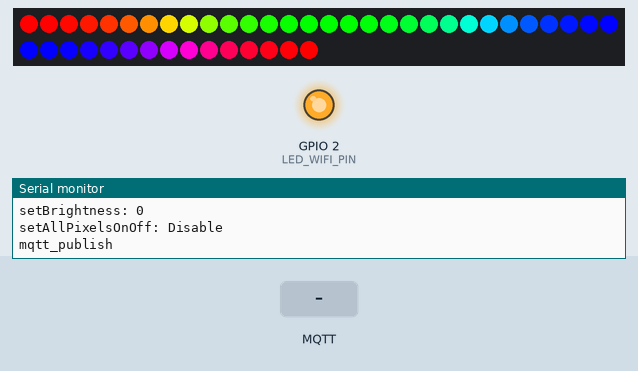
The sketch below on a simulated ESP32. Shown: 45 RGB LEDs in strip order, left to right, continuing on the next row, output pins drawn as LEDs (lit = HIGH), the last lines printed to the serial monitor. Inputs (shaded band) come from the test bench. WiFi joins after 1.5 s; servers stay silent unless stated; no MQTT or app messages arrive unless stated.

Above: at 2.6 s.
2.7 s: MQTT message "1" arrives on the first subscribed topic
At 5.2 s:
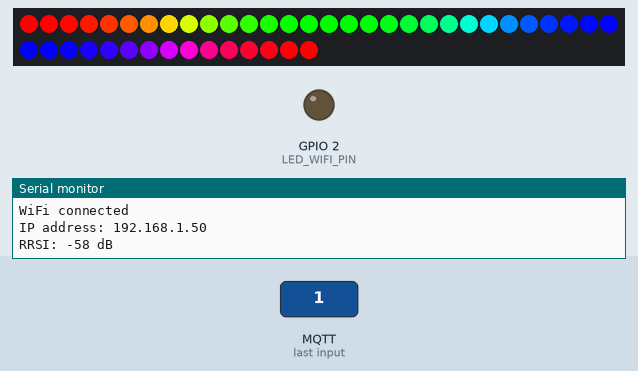
6.2 s: MQTT message "on" arrives on the first subscribed topic
8.7 s: MQTT message "off" arrives on the first subscribed topic
Timing chart, 0 to 11.7 s (numbered marks = the images above; inputs shaded):
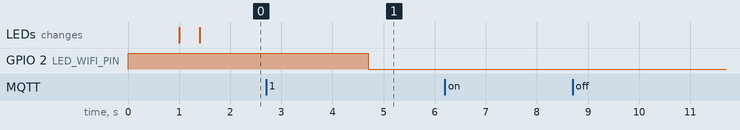

The sketch:

baby_cloud.ino
```cpp
/*
Smart LED Cloud

Bruno Landau Albrecht
brunolalb@gmail.com

Use at your own will and responsibility

ESP32 is connected to:
* LED Strip (4 LEDs WS2812B)

I use MQTT to report and control this module, so remember to update
  the WiFi network name and password, as well as your MQTT Server address
My MQTT Server runs Mosquitto
I also have a NodeRED MQTT Dashboard for fancy reporting and UI
*/

#include <stdio.h>
// https://raw.githubusercontent.com/espressif/arduino-esp32/gh-pages/package_esp32_index.json

// wifi stuff
#include <WiFi.h>
#include <WiFiGeneric.h>
// FreeRTOS - official FreeRTOS lib
#include "freertos/FreeRTOS.h"
#include "freertos/task.h"
#include "freertos/queue.h"
#include "freertos/timers.h"
#include "freertos/event_groups.h"
// mqtt
#include <AsyncMqttClient.h>  // https://github.com/marvinroger/async-mqtt-client v0.9.0
// ota
#include <ESPmDNS.h>            // comes with the ESP32 lib
#include <AsyncElegantOTA.h>    // official lib: AsyncElegantOTA
#include <AsyncTCP.h>           // https://github.com/me-no-dev/AsyncTCP
#include <ESPAsyncWebServer.h>  // https://github.com/me-no-dev/ESPAsyncWebServer
// led strip - WS2812B
#include <Adafruit_NeoPixel.h>

// debug stuff
SemaphoreHandle_t semph_debug;  // controls access to the debug stuff
//#define CLOUD_TEST
#define DEBUG


/* WiFi */
#ifdef CLOUD_TEST
#define WIFI_HOSTNAME "cloud_test"
#else
#define WIFI_HOSTNAME "cloud1"
#endif
const char *WIFI_SSID = "I Believe Wi Can Fi";
const char *WIFI_PASSWORD = "AlBrEcHt";
TimerHandle_t wifiReconnectTimer;

/* OTA Update */
TimerHandle_t otaReconnectTimer;
AsyncWebServer server(80);

/* RGB LED GPIO pins */
#ifdef CLOUD_TEST
#define LED_R_PIN 21
#define LED_R_ON() digitalWrite(LED_R_PIN, LOW)
#define LED_R_OFF() digitalWrite(LED_R_PIN, HIGH)
#define LED_G_PIN 18
#define LED_G_ON() digitalWrite(LED_G_PIN, LOW)
#define LED_G_OFF() digitalWrite(LED_G_PIN, HIGH)
#define LED_B_PIN 19
#define LED_B_ON() digitalWrite(LED_B_PIN, LOW)
#define LED_B_OFF() digitalWrite(LED_B_PIN, HIGH)
#endif
#define LED_WIFI_PIN 2
#define LED_WIFI_ON() digitalWrite(LED_WIFI_PIN, HIGH)
#define LED_WIFI_OFF() digitalWrite(LED_WIFI_PIN, LOW)

/* LED Strip - WS2812B */
#define LED_STRIP_DATA_PIN 13  //D13
#ifdef CLOUD_TEST
#define LED_STRIP_LED_COUNT 10
#else
#define LED_STRIP_LED_COUNT 45
#endif
Adafruit_NeoPixel led_strip = Adafruit_NeoPixel(LED_STRIP_LED_COUNT, LED_STRIP_DATA_PIN, NEO_GRB + NEO_KHZ800);
#define LED_STRIP_INITIAL_BRIGHTNESS 0  // up to LED_STRIP_MAX_BRIGHTNESS
#define LED_STRIP_INITIAL_ONOFF false
#define LED_STRIP_INITIAL_COLOR_R 0
#define LED_STRIP_INITIAL_COLOR_G 0
#define LED_STRIP_INITIAL_COLOR_B 0

#define LED_STRIP_MAX_VALUE 255
#define LED_STRIP_MAX_BRIGHTNESS 255
typedef struct {
  bool enabled;
  byte r;
  byte g;
  byte b;
  byte brightness;
} pixel_t;
pixel_t pixels_target[LED_STRIP_LED_COUNT];
#define LED_STRIP_UPDATE_PERIOD_MS    50
#define LED_STRIP_SMOOTHNESS_RATE     2


/* MQTT */
AsyncMqttClient mqttClient;
TimerHandle_t mqttReconnectTimer;
SemaphoreHandle_t semph_mqtt;
bool mqtt_connected;
// some config
#define MQTT_MY_NAME WIFI_HOSTNAME
#define MQTT_SERVER_IP IPAddress(192, 168, 1, 42)
#define MQTT_SERVER_PORT 1883
#define MQTT_PUBLISH_RETAINED true  // if true, will publish all messages with the retain flag
#define MQTT_PUBLISH_QOS 0          // QOS level for published messages
#define MQTT_SUBSCRIBE_QOS 0        // QOS level for subscribed topics
// topics
#define MQTT_TOPIC_HOME "smarthome/liam/"
#define MQTT_TOPIC_BASE_ADDRESS MQTT_TOPIC_HOME WIFI_HOSTNAME
#define MQTT_TOPIC_LED_R MQTT_TOPIC_BASE_ADDRESS "/led/red"    // 1 or 0
#define MQTT_TOPIC_LED_G MQTT_TOPIC_BASE_ADDRESS "/led/green"  // 1 or 0
#define MQTT_TOPIC_LED_B MQTT_TOPIC_BASE_ADDRESS "/led/blue"   // 1 or 0

// _f or _F means feedback
#define MQTT_TOPIC_DEBUG MQTT_TOPIC_BASE_ADDRESS "/debug"                            // text
#define MQTT_TOPIC_STRIP_ON_OFF MQTT_TOPIC_BASE_ADDRESS "/on_off"                    // 1 or 0
#define MQTT_TOPIC_STRIP_ON_OFF_FEEDBACK MQTT_TOPIC_BASE_ADDRESS "/on_off_feedback"  // 1 or 0
#define MQTT_TOPIC_STRIP_R MQTT_TOPIC_BASE_ADDRESS "/red"                            // 0 - 255
#define MQTT_TOPIC_STRIP_G MQTT_TOPIC_BASE_ADDRESS "/green"                          // 0 - 255
#define MQTT_TOPIC_STRIP_B MQTT_TOPIC_BASE_ADDRESS "/blue"                           // 0 - 255
#define MQTT_TOPIC_STRIP_HEX MQTT_TOPIC_BASE_ADDRESS "/color_hex"                    // RGB, hex, 0-FF
#define MQTT_TOPIC_STRIP_BRIGHTNESS MQTT_TOPIC_BASE_ADDRESS "/brightness"            // 0 - 255
// buffer
char global_buffer[20];


/****************************************
 * Debug
 ****************************************/

#ifdef DEBUG
void debug(char *msg) {
  if (xPortInIsrContext()) {
    Serial.print("ISR!!");
    Serial.println(msg);
    return;
  }

  if (xSemaphoreTake(semph_debug, pdMS_TO_TICKS(100)) == pdTRUE) {
    mqtt_publish(MQTT_TOPIC_DEBUG, msg);
    Serial.println(msg);
    xSemaphoreGive(semph_debug);
  }
}

void debug_nonFreeRTOS(char *msg) {
  Serial.println(msg);
}

void setup_debug() {
  semph_debug = xSemaphoreCreateMutex();
  xSemaphoreGive(semph_debug);
}
#else
void debug(char *msg) {
}
void debug_nonFreeRTOS(char *msg) {
}
void setup_debug() {
}
#endif


/****************************************
 * WiFi
 ****************************************/

void setup_WiFi() {
  char msg[50];
  snprintf(msg, 50, "Connecting to %s", WIFI_SSID);
  debug_nonFreeRTOS(msg);

  // delete old config
  WiFi.disconnect(true);

  pinMode(LED_WIFI_PIN, OUTPUT);
  LED_WIFI_ON();

  delay(1000);

  WiFi.onEvent(WiFiStationStarted, WiFiEvent_t::ARDUINO_EVENT_WIFI_STA_START);
  WiFi.onEvent(WiFiStationConnected, WiFiEvent_t::ARDUINO_EVENT_WIFI_STA_CONNECTED);
  WiFi.onEvent(WiFiGotIP, WiFiEvent_t::ARDUINO_EVENT_WIFI_STA_GOT_IP);
  WiFi.onEvent(WiFiStationDisconnected, WiFiEvent_t::ARDUINO_EVENT_WIFI_STA_DISCONNECTED);

  WiFi.setHostname(WIFI_HOSTNAME);
  WiFi.mode(WIFI_STA);

  // one shot timer
  wifiReconnectTimer = xTimerCreate("wifiTimer", pdMS_TO_TICKS(2000), pdFALSE, (void *)2, reinterpret_cast<TimerCallbackFunction_t>(reconnectToWifi));
}

void reconnectToWifi() {
  debug("Reconnecting to Wifi...");
  WiFi.begin(WIFI_SSID, WIFI_PASSWORD);
}

void WiFiStationStarted(WiFiEvent_t event, WiFiEventInfo_t info) {
  debug("Station Started");
  //WiFi.setHostname(WIFI_HOSTNAME);
}

void WiFiStationConnected(WiFiEvent_t event, WiFiEventInfo_t info) {
  debug("Connected to AP successfully!");
}

void WiFiGotIP(WiFiEvent_t event, WiFiEventInfo_t info) {
  char msg[30];

  LED_WIFI_OFF();

  debug("WiFi connected");
  snprintf(msg, 30, "IP address: %s", WiFi.localIP().toString().c_str());
  debug(msg);
  snprintf(msg, 30, "RRSI: %i dB", WiFi.RSSI());
  debug(msg);

  // connect the mqtt again
  xTimerStart(mqttReconnectTimer, 0);
  // start the OTA again
  xTimerStart(otaReconnectTimer, 0);
}

void WiFiStationDisconnected(WiFiEvent_t event, WiFiEventInfo_t info) {
  char msg[50];

  LED_WIFI_ON();

  snprintf(msg, 50, "Disconnected from WiFi: %u", info.wifi_sta_disconnected.reason);
  debug(msg);

  // stop the mqtt reconnect timer to ensure we don't reconnect to MQTT while reconnecting to Wi-Fi
  xTimerStop(mqttReconnectTimer, 0);
  // stop the ota reconnect timer to ensure we don't reconnect to MQTT while reconnecting to Wi-Fi
  xTimerStop(otaReconnectTimer, 0);
  // start the wifi reconnect timer
  xTimerStart(wifiReconnectTimer, 0);
}

/****************************************
 * MQTT
 ****************************************/
void setup_MQTT() {
  mqtt_connected = false;

  // one shot timer
  mqttReconnectTimer = xTimerCreate("mqttTimer", pdMS_TO_TICKS(2000), pdFALSE, (void *)0, reinterpret_cast<TimerCallbackFunction_t>(reconnectToMqtt));

  // semaphore to prevent simultaneous access
  semph_mqtt = xSemaphoreCreateMutex();
  xSemaphoreGive(semph_mqtt);

  mqttClient.onConnect(onMqttConnect);
  mqttClient.onDisconnect(onMqttDisconnect);
  //mqttClient.onSubscribe(onMqttSubscribe);
  //mqttClient.onUnsubscribe(onMqttUnsubscribe);
  //mqttClient.onPublish(onMqttPublish);
  mqttClient.onMessage(onMqttMessage);  // when we receive a message from a subscribed topic

  mqttClient.setServer(MQTT_SERVER_IP, MQTT_SERVER_PORT);
  mqttClient.setClientId(MQTT_MY_NAME);

  // wait for wifi to start, it will start the timer to connect to the mqtt server
}

void reconnectToMqtt() {
  debug("Connecting to MQTT...");
  delay(50);
  mqttClient.connect();
}

void onMqttConnect(bool sessionPresent) {
  uint16_t packetIdSub;
  char msg[100];

  debug("Connected to MQTT.");
  snprintf(msg, 50, "Session present: %s", sessionPresent ? "True" : "False");

/* subscribe to topics with default QoS 0*/
#ifdef CLOUD_TEST
  packetIdSub = mqttClient.subscribe(MQTT_TOPIC_LED_R, MQTT_SUBSCRIBE_QOS);
  snprintf(msg, 100, "Subscribing at QoS %u, topic %s, packetId %u", MQTT_SUBSCRIBE_QOS, MQTT_TOPIC_LED_R, packetIdSub);
  debug(msg);
  packetIdSub = mqttClient.subscribe(MQTT_TOPIC_LED_G, MQTT_SUBSCRIBE_QOS);
  snprintf(msg, 100, "Subscribing at QoS %u, topic %s, packetId %u", MQTT_SUBSCRIBE_QOS, MQTT_TOPIC_LED_G, packetIdSub);
  debug(msg);
  packetIdSub = mqttClient.subscribe(MQTT_TOPIC_LED_B, MQTT_SUBSCRIBE_QOS);
  snprintf(msg, 100, "Subscribing at QoS %u, topic %s, packetId %u", MQTT_SUBSCRIBE_QOS, MQTT_TOPIC_LED_B, packetIdSub);
  debug(msg);
#endif
  packetIdSub = mqttClient.subscribe(MQTT_TOPIC_STRIP_ON_OFF, MQTT_SUBSCRIBE_QOS);
  snprintf(msg, 100, "Subscribing at QoS %u, topic %s, packetId %u", MQTT_SUBSCRIBE_QOS, MQTT_TOPIC_STRIP_ON_OFF, packetIdSub);
  debug(msg);
  packetIdSub = mqttClient.subscribe(MQTT_TOPIC_STRIP_R, MQTT_SUBSCRIBE_QOS);
  snprintf(msg, 100, "Subscribing at QoS %u, topic %s, packetId %u", MQTT_SUBSCRIBE_QOS, MQTT_TOPIC_STRIP_R, packetIdSub);
  debug(msg);
  packetIdSub = mqttClient.subscribe(MQTT_TOPIC_STRIP_G, MQTT_SUBSCRIBE_QOS);
  snprintf(msg, 100, "Subscribing at QoS %u, topic %s, packetId %u", MQTT_SUBSCRIBE_QOS, MQTT_TOPIC_STRIP_G, packetIdSub);
  debug(msg);
  packetIdSub = mqttClient.subscribe(MQTT_TOPIC_STRIP_B, MQTT_SUBSCRIBE_QOS);
  snprintf(msg, 100, "Subscribing at QoS %u, topic %s, packetId %u", MQTT_SUBSCRIBE_QOS, MQTT_TOPIC_STRIP_B, packetIdSub);
  debug(msg);
  //packetIdSub = mqttClient.subscribe(MQTT_TOPIC_STRIP_HEX, MQTT_SUBSCRIBE_QOS);
  //snprintf(msg, 100, "Subscribing at QoS %u, topic %s, packetId %u", MQTT_SUBSCRIBE_QOS, MQTT_TOPIC_STRIP_HEX, packetIdSub);
  //debug(msg);
  packetIdSub = mqttClient.subscribe(MQTT_TOPIC_STRIP_BRIGHTNESS, MQTT_SUBSCRIBE_QOS);
  snprintf(msg, 100, "Subscribing at QoS %u, topic %s, packetId %u", MQTT_SUBSCRIBE_QOS, MQTT_TOPIC_STRIP_BRIGHTNESS, packetIdSub);
  debug(msg);

  mqtt_connected = true;
}

void onMqttDisconnect(AsyncMqttClientDisconnectReason reason) {
  char msg[100];

  mqtt_connected = false;

  snprintf(msg, 100, "Disconnected from MQTT. Reason: %u", static_cast<uint8_t>(reason));
  debug(msg);

  if (WiFi.isConnected()) {
    // didn't disconnect because the wifi stopped, so try to connect again
    debug("Wifi still connected.");
    xTimerStart(mqttReconnectTimer, 0);
    debug("Timer restarted.");
  }
}

bool mqtt_publish(char *topic, char *payload) {
  debug("mqtt_publish");
  if (xSemaphoreTake(semph_mqtt, pdMS_TO_TICKS(100)) == pdTRUE) {
    if (mqtt_connected) {
      mqttClient.publish(topic, MQTT_PUBLISH_QOS, MQTT_PUBLISH_RETAINED, payload);
      xSemaphoreGive(semph_mqtt);
    } else {
      xSemaphoreGive(semph_mqtt);
      return false;
    }
  } else {
    return false;
  }
  return true;
}

void onMqttMessage(char *topic, char *payload, AsyncMqttClientMessageProperties properties, size_t len, size_t index, size_t total) {
  char msg[200];
  char new_payload[20];

  snprintf(new_payload, 20, "%s", payload);
  new_payload[len] = 0;
  snprintf(msg, 200, "Message received: %s\r\n payload (%u bytes): %s",
           topic, len, new_payload);
  debug(msg);

#ifdef CLOUD_TEST
  if (String(topic) == String(MQTT_TOPIC_LED_R)) {
    (new_payload[0] == '1') ? LED_R_ON() : LED_R_OFF();
  } else if (String(topic) == String(MQTT_TOPIC_LED_G)) {
    (new_payload[0] == '1') ? LED_G_ON() : LED_G_OFF();
  } else if (String(topic) == String(MQTT_TOPIC_LED_B)) {
    (new_payload[0] == '1') ? LED_B_ON() : LED_B_OFF();
  } else
#endif
    if (String(topic) == String(MQTT_TOPIC_STRIP_ON_OFF)) {
    setAllPixelsOnOff(new_payload[0] == '1' ? true : false);
  } else if (String(topic) == String(MQTT_TOPIC_STRIP_BRIGHTNESS)) {
    setAllPixelsBrightness((uint8_t)strtoul((char *)new_payload, NULL, 10));
  } else if (String(topic) == String(MQTT_TOPIC_STRIP_R)) {
    setColorAllPixelsRed((uint8_t)strtoul((char *)new_payload, NULL, 10));
  } else if (String(topic) == String(MQTT_TOPIC_STRIP_G)) {
    setColorAllPixelsGreen((uint8_t)strtoul((char *)new_payload, NULL, 10));
  } else if (String(topic) == String(MQTT_TOPIC_STRIP_B)) {
    setColorAllPixelsBlue((uint8_t)strtoul((char *)new_payload, NULL, 10));
  } else if (String(topic) == String(MQTT_TOPIC_STRIP_HEX)) {
    //to RGB
    unsigned long int rgb = strtoul((char *)&new_payload[1], NULL, 16);
    byte r = (byte)((rgb >> 16) & 0xFF);
    byte g = (byte)((rgb >> 8) & 0xFF);
    byte b = (byte)(rgb & 0xFF);
    setColorAllPixels(r, g, b);

    snprintf(msg, 200, "done");
    debug(msg);
    return;

  } else {
    // i don't know ...
    snprintf(msg, 200, "I dont know");
    debug(msg);
    return;
  }
}

/****************************************
 * OTA Updates
 ****************************************/
void reconnectToOta() {
  debug("reconnectToOta");
  /*use mdns for host name resolution*/
  if (!MDNS.begin(WIFI_HOSTNAME)) {  //http://<hostname>.local
    debug("Error setting up MDNS responder!");
    //return;
    /* while (1) {
      delay(1000);
    } */
  }

  AsyncElegantOTA.begin(&server);  // Start ElegantOTA
  debug("Elegant OTA started.");

  server.begin();
  debug("Webserver started.");
}

void setup_OTA_Updates() {

  otaReconnectTimer = xTimerCreate("otaTimer", pdMS_TO_TICKS(5000), pdFALSE, (void *)1, reinterpret_cast<TimerCallbackFunction_t>(reconnectToOta));

  server.on("/", HTTP_GET, [](AsyncWebServerRequest *request) {
    request->send(200, "text/plain", "Hi! I am ESP32.");
  });
}

/****************************************
 * LED Strip
 ****************************************/

void setup_LED_Strip() {
  pinMode(LED_STRIP_DATA_PIN, OUTPUT);
  led_strip.begin();
  led_strip.setBrightness(255);
  led_strip.rainbow();
  memset(pixels_target, 0, LED_STRIP_LED_COUNT * sizeof(pixel_t));
  setColorAllPixels(LED_STRIP_INITIAL_COLOR_R, LED_STRIP_INITIAL_COLOR_G, LED_STRIP_INITIAL_COLOR_B);
  setAllPixelsBrightness(LED_STRIP_INITIAL_BRIGHTNESS);
  setAllPixelsOnOff(LED_STRIP_INITIAL_ONOFF);

  xTaskCreate(LEDStrip_Task,
              (const char *)"LED Strip",
              4096,  // Stack size
              NULL,
              2,  // priority
              NULL);
}

void setColorAllPixels(byte red, byte green, byte blue) {
  char msg[100];
  snprintf(msg, 100, "setColorAllPixels: %u, %u, %u", red, green, blue);
  debug(msg);

  for (byte i = 0; i < LED_STRIP_LED_COUNT; i++) {
    pixels_target[i].r = red;
    pixels_target[i].g = green;
    pixels_target[i].b = blue;
  }
}

void setColorAllPixelsRed(byte red) {
  char msg[40];
  snprintf(msg, 100, "setColorAllPixelsRed: %u", red);
  debug(msg);

  for (byte i = 0; i < LED_STRIP_LED_COUNT; i++)
    pixels_target[i].r = red;
}

void setColorAllPixelsGreen(byte green) {
  char msg[40];
  snprintf(msg, 100, "setColorAllPixelsGreen: %u", green);
  debug(msg);

  for (byte i = 0; i < LED_STRIP_LED_COUNT; i++)
    pixels_target[i].g = green;
}

void setColorAllPixelsBlue(byte blue) {
  char msg[40];
  snprintf(msg, 100, "setColorAllPixelsBlue: %u", blue);
  debug(msg);

  for (byte i = 0; i < LED_STRIP_LED_COUNT; i++)
    pixels_target[i].b = blue;
}

void setAllPixelsBrightness(byte brightness) {
  char msg[40];
  snprintf(msg, 50, "setBrightness: %u", brightness);
  debug(msg);

  for (byte i = 0; i < LED_STRIP_LED_COUNT; i++)
    pixels_target[i].brightness = brightness;
}

void setAllPixelsOnOff(bool enable) {
  char msg[50];
  snprintf(msg, 50, "setAllPixelsOnOff: %s", (enable) ? "Enabled" : "Disable");
  debug(msg);

  for (byte i = 0; i < LED_STRIP_LED_COUNT; i++)
    pixels_target[i].enabled = enable;

  snprintf(msg, 10, "%u", enable ? 1 : 0);
  mqtt_publish(MQTT_TOPIC_STRIP_ON_OFF_FEEDBACK, msg);
}


void LEDStrip_smoothly_match(uint8_t target, uint8_t *current) {
  uint16_t target16 = (uint16_t)(target) & 0x00FF;
  uint16_t current16 = (uint16_t)(*current) & 0x00FF;

  if (current16 > target16) {
    if (current16 > (target16 + LED_STRIP_SMOOTHNESS_RATE)) {
      current16 -= LED_STRIP_SMOOTHNESS_RATE;
    } else {
      current16 = target16;
    }
  } else if (current16 < target16) {
    if (target16 > (current16 + LED_STRIP_SMOOTHNESS_RATE)) {
      current16 += LED_STRIP_SMOOTHNESS_RATE;
    } else {
      current16 = target16;
    }
  }

  if (current16 > 0x00FF) {
    char msg[200];
    snprintf(msg, 200, "LEDStrip_smoothly_match: weird %u, %u, %u, %u", *current, current16, target, target16);
    debug(msg);
    current16 = 0x00FF;
  }

  *current = (uint8_t)current16;
}

uint8_t LEDStrip_get_raw_color(uint8_t value, uint8_t brightness, uint8_t previous) {
  float valuef = (float)value;
  float brightnessf = (float)brightness;
  float ratio;
  uint8_t new_raw = 0;

  if ((brightness == 0) || (value == 0)) {
    ratio = 0;
    valuef = 0.0;
  } else {
    ratio = brightnessf / (float)LED_STRIP_MAX_BRIGHTNESS;
    valuef *= ratio;
  }

  if (valuef < 0.1) {
    new_raw = 0;
  } else {
    new_raw = int(round(valuef));
  }

  LEDStrip_smoothly_match(new_raw, &previous);

  return previous;
}


void LEDStrip_Task(void *pvParameters) {
  (void)pvParameters;
  TickType_t xLastWakeTime;
  uint8_t red, green, blue;
  bool something_changed = true;
  char msg[200];
  pixel_t pixels_raw[LED_STRIP_LED_COUNT];
  pixel_t pixels_current[LED_STRIP_LED_COUNT];
  uint8_t i;

  memset(pixels_current, 0, LED_STRIP_LED_COUNT * sizeof(pixel_t));
  memset(pixels_raw, 0, LED_STRIP_LED_COUNT * sizeof(pixel_t));

  red = 0;
  green = 0;
  blue = 0;

  // the objective is to update the strip with the target values
  xLastWakeTime = xTaskGetTickCount();
  while (1) {
    for (i = 0; i < LED_STRIP_LED_COUNT; i++) {
      memcpy(&pixels_current[i], &pixels_target[i], sizeof(pixel_t));

      red = LEDStrip_get_raw_color((pixels_current[i].enabled) ? pixels_current[i].r : 0, pixels_current[i].brightness, pixels_raw[i].r);
      green = LEDStrip_get_raw_color((pixels_current[i].enabled) ? pixels_current[i].g : 0, pixels_current[i].brightness, pixels_raw[i].g);
      blue = LEDStrip_get_raw_color((pixels_current[i].enabled) ? pixels_current[i].b : 0, pixels_current[i].brightness, pixels_raw[i].b);

      if ((pixels_raw[i].r != red) || (pixels_raw[i].g != green) || (pixels_raw[i].b != blue)) {
        //snprintf(msg, 200, "task: LED %u: %u (%u), %u (%u), %u, (%u)", i, pixels_raw[i].r, red, pixels_raw[i].g, green, pixels_raw[i].b, blue);
        //debug(msg);
        something_changed = true;

        pixels_raw[i].r = red;
        pixels_raw[i].g = green;
        pixels_raw[i].b = blue;

        led_strip.setPixelColor(i, pixels_raw[i].r, pixels_raw[i].g, pixels_raw[i].b);
      }
    }

    if (something_changed) {
      led_strip.show();
      something_changed = false;
    }

    vTaskDelayUntil(&xLastWakeTime, pdMS_TO_TICKS(LED_STRIP_UPDATE_PERIOD_MS));

  } //while 1
}

/****************************************
 * Application Setup
 ****************************************/

void setup() {
  Serial.begin(115200);

  setup_debug();

  /* Wifi Setup */
  setup_WiFi();

  /* MQTT Setup */
  setup_MQTT();

  /* OTA Update stuff */
  setup_OTA_Updates();

  // start the wifi reconnect timer
  xTimerStart(wifiReconnectTimer, 0);

// while we're connecting:
#ifdef CLOUD_TEST
  /* set led as output to control led on-off */
  pinMode(LED_R_PIN, OUTPUT);
  LED_R_ON();
  pinMode(LED_G_PIN, OUTPUT);
  LED_G_OFF();
  pinMode(LED_B_PIN, OUTPUT);
  LED_B_OFF();
#endif

  /* LED Strip */
  setup_LED_Strip();
}

/****************************************
 * Application Loop
 ****************************************/

void loop() {
}
```
